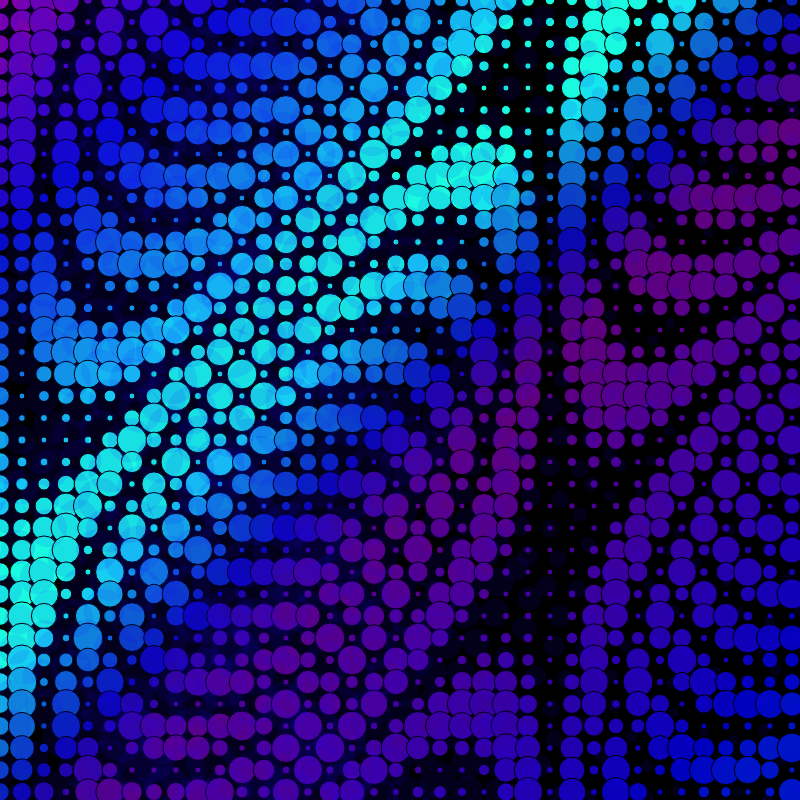
Frame 1 (no input)
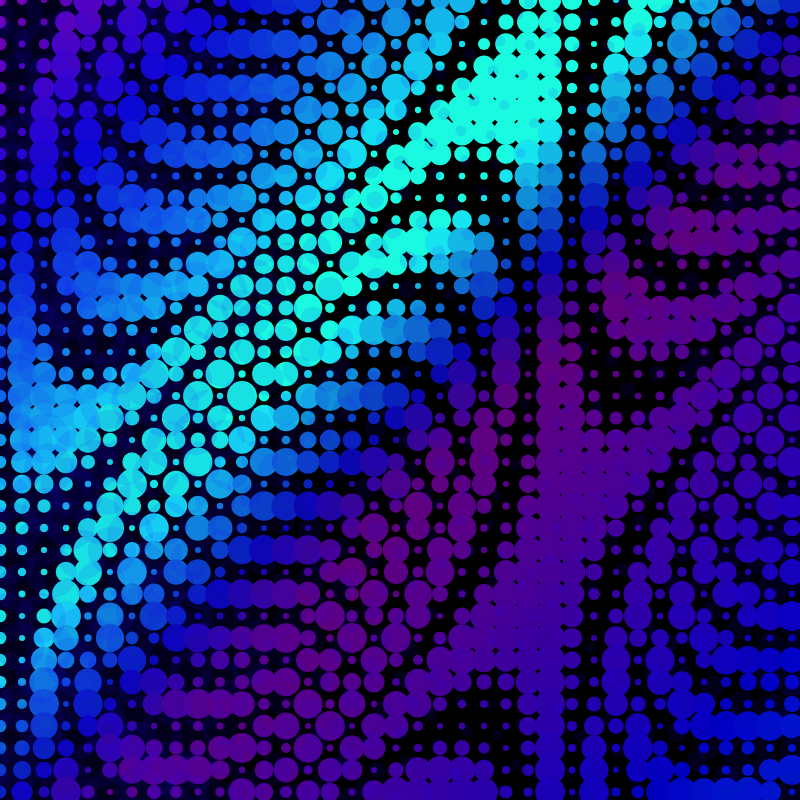
Frame 60 (no input)
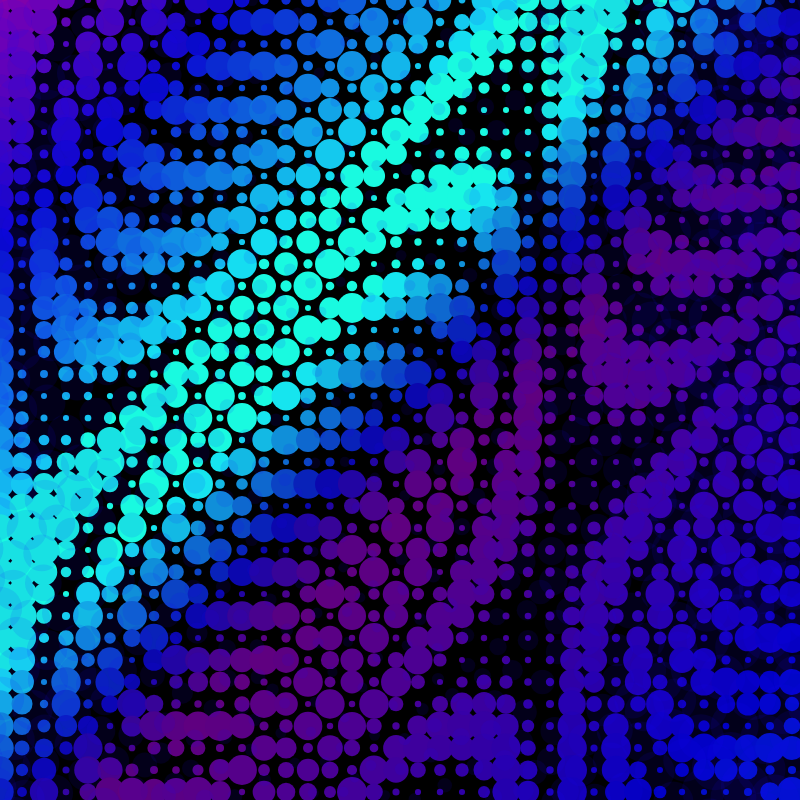
Frame 120 (the mouse pressed at the canvas centre since frame 60)

The p5.js sketch that drew these frames (run headless with seeded random() and noise() and a simulated clock; from frame 60 on, the mouse is pressed at the canvas centre):

// p5.js sketch
// ── sketch.js
//EXAMEN
//Catalina Rodríguez Muñoz

//links bocetos anteriores
//1. https://editor.p5js.org/K4TIUSKA/sketches/pKy74UneN
//2. https://editor.p5js.org/K4TIUSKA/sketches/zNI42-n5j
//3. https://editor.p5js.org/K4TIUSKA/sketches/A-iUkoV3P
//4. https://editor.p5js.org/K4TIUSKA/sketches/TrbaKxkdp

//mi creación se fundamenta en algo que he tenido en mente desde la solemne 2
//y que en su momento no supe cómo llevar a cabo
//es mostrar visualmente lo que la musica me hace sentir
//(referente principal el instrumental de Human Nature de Michael Jackson)
//Hay una especie de condición que se acerca
//a lo que estoy tratando de expresar
//la sinestesia auditivo-visual o cromestesia
//La sinestesia es una variación no patológica de la percepción
//humana caracterizada por «la asimilación conjunta o la
//interferencia de diversos tipos de sensaciones
//provenientes de distintos sentidos en un mismo acto perceptivo».
//En consecuencia, las personas que experimentan este
//fenómeno neurológico pueden ver colores al escuchar música,
//asociarlos con números o letras,
//o percibir sabores al tocar una textura determinada.

//fuentes de investigación:
//1. Instituto clinico quirurgico de oftalmología "Sinestesia, ver los colores de la música"
// noviembre 22, 2022
//link: https://icqo.org/2022/11/22/sinestesia-ver-los-colores-de-la-musica/

//fuentes de referencia y herramientas
//1. Function Basics - p5.js Tutorial, The Coding Train
//link: https://youtu.be/wRHAitGzBrg?si=uIymtFFVviRxkfwo
//2. How to Make Custom Functions in p5js, Proffesor Chris
//link: https://youtu.be/4OJpqdzb0J8?si=aT7Tj8pcr8Y4q3bl
//3.p5js reference-Lerpcolor
//https//p5js.org/reference/p5/lerpColor/
//4. peko-step, convertidor de valores de colores rgb a hsb
//https://www.peko-step.com/es/tool/hsvrgb.html

//quiero aprovechar este espacio para agradecer
//tanto a aaron como a vania
//fue un muy buen semestre, agradezco las enseñanzas
//las risas, el apoyo, la comprensión
//lo pasé muy bien y les tengo mucho aprecio a ambos
//gracias por todo

//empecemos :)

// definí una paleta más fría
// la idea era tener 4 tonos base que dialogaran entre sí (azules, rojos y morados),
// y después jugar con cómo estos colores “respiran” con el movimiento
//declaramos la paleta
let paleta = ["moradoamor", "aquabello", "moradillo", "azulblu"];

function setup() {
  //creamos el canvas de 880x800px como solicitado
  createCanvas(800, 800);

  colorMode(HSB);
  //modo de color hsb, aquí utilicé un sitio web para transformar correctamente
  //los valores de los colores
  // acá reemplazo los nombres por valores reales en hsb
  // me interesaba que no fueran colores planos, sino con cierta intensidad.
  paleta[0] = color(289, 100, 66);
  paleta[1] = color(173, 90, 98);
  paleta[2] = color(290, 100, 47);
  paleta[3] = color(234, 100, 78);
}

//Esta función calcula el color que tendrá cada círculo
//según su posición dentro de la grilla.
function colorDegrade(i, j) {
  // genero un “mapa” usando la posición (i, j)
  // el t define en qué parte del degradé está cada punto del grid
  let t = (i + j) / 60;

  // divido el degradé en 3 tramos con el arreglo
  //esto se logra con lerpColor(),una función que sirve para mezclar
  //dos colores de forma gradual.
  //El parámetro especifica la cantidad de interpolación
  //entre dos valores. 0 equivale al primer color, 0,1 está
  //muy cerca del primer color, 0,5 está a medio camino entre los dos colores,
  //y así sucesivamente.
  if (t < 0.4) {
    return lerpColor(paleta[0], paleta[1], t / 0.43);
  } else if (t < 0.7) {
    return lerpColor(paleta[1], paleta[2], (t - 0.5) / 0.2);
  } else {
    return lerpColor(paleta[2], paleta[3], (t - 0.65) / 0.5);
  }
}

//declaramos la función de movimiento
//esta función permite el movimiento intermitente de
//los ellipses
function movimientoIntermitente(i, j) {
  // aplico el color degradado a cada círculo del grid
  fill(colorDegrade(i, j));

  // uso sin(frameCount) para generar una pulsación intermitente
  // la suma (i + j) hace que cada círculo tenga un ritmo distinto

  //esta parte de aquí la extraje del primer borrador
  //donde hice uso de chatgpt
  // "cómo con ese codigo logro que los circulos crezcan y se achiquen de manera intermitente?"
  //y chatgpt me mostró:
  //"Podrías reemplazarlo por algo así(mostrandome el codigo que agregué):
  //¿Qué hace esto?
  //frameCount * "x" → hace que la animación avance con el tiempo.
  //(i + j) * "y" → cada círculo tiene un desfase distinto. (aquí jugué con varios valores que
  //me hubiera quedado con esos, me divertí mucho)
  //sin() oscila entre -1 y 1.
  //map() convierte ese rango en tamaños entre 6 y 30.
  //El resultado es una especie de "ola" donde los círculos crecen y se achican
  //continuamente."
  let tam = map(sin(frameCount * 0.06 + ((i + j) * i) / 4), -1, 1, 6, 30);
  //en esta sección estuve jugando con los tamaños y velocidades
  //para lograr el mejor efecto y llegué a algo que realmente me sorprendió

  //aquí finalmente logramos hacer los elipses
  //y le agregamos los parametros anteriores tanto
  //para la variación del tamaño como el
  //ritmo
  ellipse(i * 22, j * 22, tam, tam);
}

//aquí declaramos la nueva función de la capa superior
function movimientoCapaSuperior(i, j) {
  //decidí agregar textura y más dinamismo con una
  //capa superior
  let x = i * 30 + sin(frameCount * 0.2 + j) * 20;
  let y = j * 30 + cos(frameCount * 0.2 + i) * 20;

  // la capa superior es de un azul oscuro con
  //menor opacidad para lograr ese efecto de textura
  //en el caso de la transparencia en hsb, se utilizan valores decimales
  fill(246, 100, 350, 0.1);
  noStroke();

  // movimientos de la capa que se mueven distinto
  //a la parte principal
  let tam = map(sin(frameCount * 0.02 + i * 0.2), -1, 1, 10, 50);

  // ellipse() recibe la posición en X e Y, seguida del ancho y el alto de la figura
  // como ambos tamaños son "tam", el resultado es un círculo que cambia de tamaño pero
  //no de forma
  ellipse(x, y, tam, tam);
}

function draw() {
  //fondo negro para que destaque mi patrón
  background(0);

  // recorro una grilla completa de 37x37 circulos
  // esto genera el campo de puntos que después se vuelve movimiento
  for (let i = 0; i < 37; i++) {
    for (let j = 0; j < 37; j++) {
      movimientoIntermitente(i, j);
    }
  }
  // capa superior
  //Recorre nuevamente la grilla para dibujar la capa superior,
  //creando una superposición de movimientos que parecen textura
  for (let i = 0; i < 37; i++) {
    for (let j = 0; j < 37; j++) {
      movimientoCapaSuperior(i, j);
    }
  }
}
